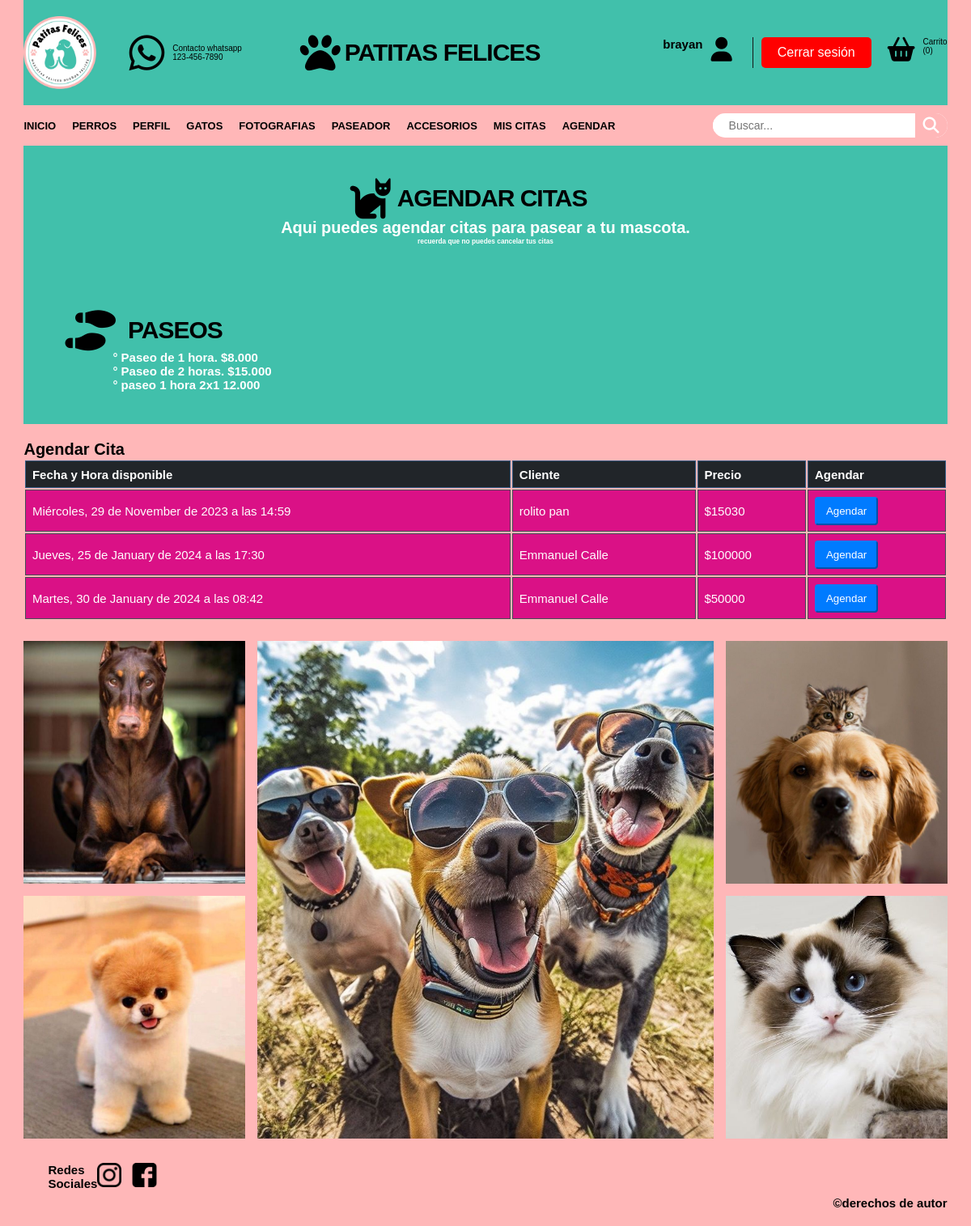
Screenshot of /PetsHappy/agendar.php (signed in) with the database file from the repository.
### tables this page shows
CREATE TABLE `usuarios` (
  `UserID` int(11) NOT NULL,
  `PrivilegioID` int(11) NOT NULL,
  `Estado_cita` int(1) NOT NULL DEFAULT 0,
  `Username` varchar(20) NOT NULL,
  `Email` varchar(150) NOT NULL,
  `Password` varchar(255) NOT NULL,
  `Nombres` varchar(100) NOT NULL,
  `Apellidos` varchar(100) NOT NULL,
  `Edad` varchar(2) NOT NULL,
  `Cedula` varchar(10) NOT NULL,
  `Ciudad` varchar(50) NOT NULL
);

CREATE TABLE `agendarcitas` (
  `CitaID` int(11) NOT NULL,
  `UserID` int(11) NOT NULL,
  `AgendadorID` int(11) DEFAULT NULL,
  `FechaHoraDisponible` datetime DEFAULT NULL,
  `Precio` int(11) DEFAULT NULL,
  `Estado` tinyint(1) DEFAULT 0
);

### PetsHappy/php/controlador_perfil.php (called while the page is built, shortened)
<?php
$userID = $_SESSION['UserID'];
require_once 'conexion.php';
require_once './lib/funciones.php';
$sql = "SELECT Username, Email, Edad, Nombres, Apellidos, Edad, Cedula, Ciudad FROM usuarios WHERE UserID = ?";
$stmt = $conn->prepare($sql);
$stmt->bind_param("i", $userID);
$stmt->execute();
$stmt->bind_result($username, $email, $edad, $nombres, $apellidos,  $edad, $cedula, $cuidad);

### PetsHappy/lib/funciones.php (called while the page is built, shortened)
<?php
function obtenerInformacionUsuario($conn, $userID)
{
  $sql = "SELECT UserID, PrivilegioID, Username, Email, Nombres, Apellidos, Edad, Cedula, Ciudad FROM usuarios WHERE UserID = ?";
  $stmt = $conn->prepare($sql);
  $stmt->bind_param("i", $userID);
  $stmt->execute();
  $result = $stmt->get_result();
  $usuarioInfo = $result->fetch_assoc();
  return $usuarioInfo;
}
function obtenerCitasDisponibles($conn)
{
  $sql = "SELECT CitaID, FechaHoraDisponible, Nombres, Apellidos, Precio FROM agendarcitas JOIN usuarios ON AgendarCitas.UserID  = Usuarios.UserID WHERE AgendarCitas.Estado = 0";
  $result = $conn->query($sql);
  if ($result->num_rows > 0) {
    return $result->fetch_all(MYSQLI_ASSOC);
  } else {
    return array();
  }
}
function formatearFecha($fecha)
{
  $dias_semana = array('Domingo', 'Lunes', 'Martes', 'Miércoles', 'Jueves', 'Viernes', 'Sábado');
  $nombre_dia = $dias_semana[date('w', strtotime($fecha))];
  return strftime($nombre_dia . ', %e de %B de %Y a las %H:%M', strtotime($fecha));
}

### PetsHappy/agendar.php (the view, shortened to what this page needs)
<?php
require_once './lib/funciones.php';
require_once './lib/header.php';
require_once './php/controlador_perfil.php';
$citasDisponibles = obtenerCitasDisponibles($conn);
?>
<!DOCTYPE html>
<html lang="en">
<head>
  <link rel="stylesheet" href="./css/style_agendar.css">
  <link rel="stylesheet" href="./css/style.css">
</head>
<body>
  <?php generarEncabezado($nombres, $userID, $conn); ?>
  <main class="main-cabecera-gatos">
    <div class="cabecera-gatos">
      <i class="fa-solid fa-cat"></i>
      <h1 class="logo"><a href="#">Agendar Citas</a></h1>
    </div>
    <div class="slogan-perros">
      <center>
        <h1>Aqui puedes agendar citas para pasear a tu mascota.</h1>
        <h5>recuerda que no puedes cancelar tus citas</h5>
      </center>
    </div>
  </main>
  <section class="main-cabecera-fotografias">
    <div class="cabecera-fotografias">
      <i class="fa-solid fa-shoe-prints"></i>
      <h1 class="logo"><a href="#">Paseos</a></h1>
    </div>
    <div class="slogan-fotografias">
      <h1>° Paseo de 1 hora. $8.000</h1>
      <h1>° Paseo de 2 horas. $15.000</h1>
      <h1>° paseo 1 hora 2x1 12.000</h1>
    </div>
  </section>
  <form action="" method="post">
    <div class="container-fluid pt-4 px-4">
      <div class="bg-secondary text-center rounded p-4">
        <div class="d-flex align-items-center justify-content-between mb-4">
          <h1 class="mb-0">Agendar Cita</h1>
        </div>
        <div class="table-responsive">
          <table class="table text-start align-middle table-bordered table-hover mb-0">
            <thead>
              <tr class="text-white">
                <th scope="col">Fecha y Hora disponible</th>
                <th scope="col">Cliente</th>
                <th scope="col">Precio</th>
                <th scope="col">Agendar</th>
              </tr>
            </thead>
            <tbody>
              <?php if (isset($citasDisponibles) && !empty($citasDisponibles)) : ?>
                <?php foreach ($citasDisponibles as $cita) : ?>
                  <tr>
                    <td><?php echo formatearFecha($cita['FechaHoraDisponible']); ?></td>
                    <td><?php echo $cita['Nombres'] . ' ' . $cita['Apellidos']; ?></td>
                    <td>$<?php echo $cita['Precio']; ?></td>
                    <td>
                      <button class="btn btn-sm btn-primary" type="submit" name="citaID" value="<?php echo $cita['CitaID']; ?>">Agendar</button>
                    </td>
                  </tr>
                <?php endforeach; ?>
              <?php else : ?>
                <tr>
                  <td colspan="4">No hay citas disponibles.</td>
                </tr>
              <?php endif; ?>
            </tbody>
          </table>
        </div>
      </div>
    </div>
  </form>
  <section class="main-content">
    <div class="gallery">
      <img src="./img/perro enojado.jpeg" alt="Gallery Img1" class="gallery-img-1">
      <img src="./img/pero y gato juntos.jpeg" alt="Gallery Img2" class="gallery-img-2">
      <img src="./img/Selfie Puppies.jpeg" alt="Gallery Img3" class="gallery-img-3">
      <img src="./img/perro pequeño.jpeg" alt="Gallery Img4" class="gallery-img-4">
      <img src="./img/gato angora.jpeg" alt="Gallery Img5" class="gallery-img-5">
    </div>
    <section>
      <div class="logos-red">
        <h2>Redes Sociales</h2>
        <img src="./img/instagram.png" alt="">
        <img src="./img/facebook.png" alt="">
      </div>
    </section>
    <br>
    <footer class="derechos-autor">
      <p>
      <h1>&copy;derechos de autor</h1>
      </p>
    </footer>
  </section>
</body>
</html>

### PetsHappy/lib/header.php (shortened to what this page needs)
<?php
function generarEncabezado($nombres, $userID, $conn)
{
  require_once './lib/funciones.php';
  $usuarioInfo = obtenerInformacionUsuario($conn, $_SESSION['UserID']);
  echo '<header>';
  echo '<div class="cabecera-hero">';
  echo '<div class="cabecera hero">';
  echo '<div class="baner-principal">';
  echo '<img class="escudo" src="./img/logo original.jpg" alt="">';
  echo '<i class="fa-brands fa-whatsapp"></i>';
  echo '<div class="content-baner-principal">';
  echo '<span class="text">Contacto whatsapp</span>';
  echo '<span class="number">123-456-7890</span>';
  echo '</div>';
  echo '</div>';
  echo '<div class="cabecera-logo">';
  echo '<i class="fa-solid fa-paw"></i>';
  echo '<h1 class="logo"><a href="./index.html">Patitas Felices</a></h1>';
  echo '</div>';
  echo '<div class="cabecera-usuario">';
  if (empty($userID)) {
    echo '<h3>Inicio de sesión</h3>';
    echo '<a href="./login.php"><i class="fa-solid fa-user"></i></a>';
    echo '<div class="cabecera-usuario">';
    echo '<h2>Regístrate</h2>';
    echo '<a href="./registro.php"><i class="fa-solid fa-user"></i></a>';
  } else {
    echo '<h2>' . $nombres . '</h2>';
    echo '<i class="fa-solid fa-user"></i>';
    echo '<a class="cerrar-sesion-btn" href="./php/controlador_logout.php">Cerrar sesión</a>';
    echo '<i class="fa-solid fa-basket-shopping"></i>';
    echo '<div class="cabecera-carrito-compras">';
    echo '<span class="text">Carrito</span>';
    echo '<span class="number">(0)</span>';
    echo '</div>';
  }
  echo '</div>';
  echo '</div>';
  echo '<div class="cabecera-navbar">';
  echo '<nav class="navbar cabecera">';
  echo '<ul class="menu">';
  echo '<li><a href="./index.html">Inicio</a></li>';
  echo '<li><a href="./perros.php">Perros</a></li>';
  echo '<li><a href="./perfil.php">Perfil</a></li>';
  echo '<li><a href="./gatos.php">Gatos</a></li>';
  echo '<li><a href="./Fotografias.php">Fotografias</a></li>';
  echo '<li><a href="./paseadores.php">Paseador</a></li>';
  echo '<li><a href="./accesorios.php">Accesorios</a></li>';
  echo '<li><a href="./mis_citas.php">Mis citas</a></li>';
  if ($usuarioInfo['PrivilegioID'] === 1) {
    echo '<li><a href="./agendar.php">Agendar</a></li>';
  }
  echo '</ul>';
  echo '<form class="search-form">';
  echo '<input type="search" placeholder="Buscar..." />';
  echo '<button class="btn-search"><i class="fa-solid fa-magnifying-glass"></i></button>';
  echo '</form>';
  echo '</nav>';
  echo '</div>';
  echo '</header>';
}

### PetsHappy/css/style_agendar.css (style rules this page uses)
.table { width: 100%; margin-bottom: 1rem; color: #fff; }
.table thead th { background-color: #212529; border: 1px solid #355e87; font-size: 1.5rem; }
.table tbody tr { background-color: #da1186; font-size: 1.5rem; }
.table td, .table th { border: 1px solid #454d55; padding: 0.75rem; text-align: left; font-size: 1.5rem; }
.btn-primary { color: #fff; background-color: #007bff; border-color: #007bff; }
a { color: #007bff; }
.btn { text-decoration: none; padding: 8px 12px; border-radius: 4px; color: #fff; }
.btn-primary { background-color: #007bff; }

### rows the page displays
usuarios: Nombres "brayan"
agendarcitas: FechaHoraDisponible "Miércoles, 29 de November de 2023 a las 14:59", UserID.Nombres "rolito", UserID.Apellidos "pan", Precio "15030", $cita['CitaID'] 23 (drawn)
agendarcitas: FechaHoraDisponible "Jueves, 25 de January de 2024 a las 17:30", UserID.Nombres "Emmanuel", UserID.Apellidos "Calle", Precio "100000", $cita['CitaID'] 48 (drawn)
agendarcitas: FechaHoraDisponible "Martes, 30 de January de 2024 a las 08:42", UserID.Nombres "Emmanuel", UserID.Apellidos "Calle", Precio "50000", $cita['CitaID'] 49 (drawn)
